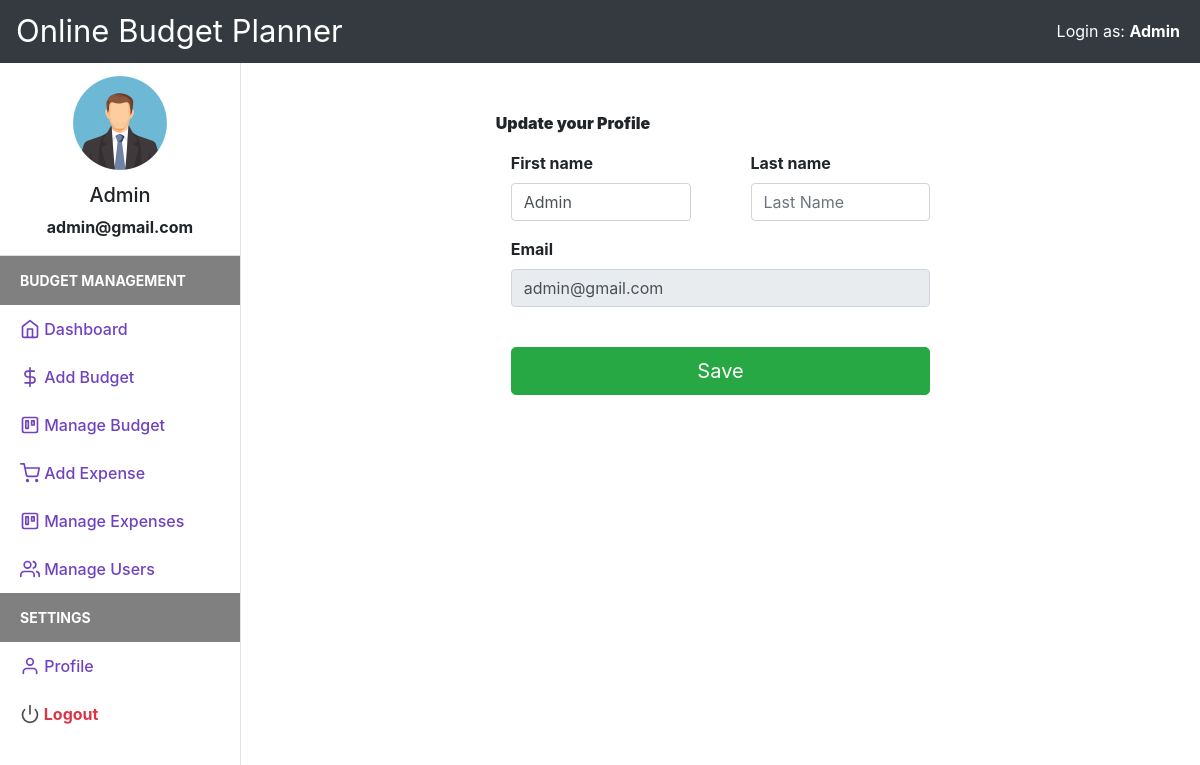
The app's page /profile.php (signed in) with its own data.
### tables this page shows
CREATE TABLE `users` (
  `user_id` int(11) NOT NULL,
  `firstname` varchar(50) NOT NULL,
  `lastname` varchar(25) NOT NULL,
  `email` varchar(50) NOT NULL,
  `password` varchar(50) NOT NULL,
  `status` varchar(20) DEFAULT 'Inactive',
  `userType` varchar(10) DEFAULT 'User'
);

### session.php (called while the page is built, shortened)
<?php
include("config.php");
$sess_email = $_SESSION["email"];
$sql = "SELECT * FROM users WHERE email = '$sess_email'";
$result = $con->query($sql);
if ($result->num_rows > 0) {
  while($row = $result->fetch_assoc()) {
    $firstname = $row["firstname"];
    $lastname = $row["lastname"];
    $username =$row["firstname"]." ".$row["lastname"];
    $useremail=$row["email"];
    $usertype=$row["userType"];
  }
} else {
    $userid="XYZ";
    $username ="No User";
    $useremail="mailid@domain.com";
    $userprofile="Uploads/default_profile.png";
}
?>

### profile.php (the view, shortened to what this page needs)
<?php
include("session.php");
include("header.php");
?>
<!DOCTYPE html>
<html lang="en">
<head>
    <link href="css/bootstrap.min.css" rel="stylesheet">
    <link href="css/style.css" rel="stylesheet">
</head>
<body>
    <div class="d-flex" id="wrapper">
         <?php
include("navbar.php");
 ?>
        <div id="page-content-wrapper">
            <div class="container-fluid">
                <div class="row justify-content-center">
                    <div class="col-md-6">
                        <p class="mt-5 mb-3"><b>Update your Profile</b></p>
                        <form class="form" action="" method="post" id="registrationForm" autocomplete="off">
                            <div class="row">
                                <div class="col">
                                    <div class="form-group">
                                        <div class="col-md">
                                            <label for="first_name">
                                                First name
                                            </label>
                                            <input type="text" class="form-control" name="first_name" id="first_name" placeholder="First Name" value="<?php echo $firstname; ?>">
                                        </div>
                                    </div>
                                </div>
                                <div class="col">
                                    <div class="form-group">
                                        <div class="col-md">
                                            <label for="last_name">
                                                Last name
                                            </label>
                                            <input type="text" class="form-control" name="last_name" id="last_name" value="<?php echo $lastname; ?>" placeholder="Last Name">
                                        </div>
                                    </div>
                                </div>
                            </div>
                            <div class="form-group">
                                <div class="col-md">
                                    <label for="email">
                                        Email
                                    </label>
                                    <input type="email" class="form-control" name="email" id="email" value="<?php echo $useremail; ?>" disabled>
                                </div>
                            </div>
                            <div class="form-group">
                                <div class="col-md">
                                    <br>
                                    <button class="btn btn-block btn-lg btn-success" name="save" type="submit">Save</button>
                                </div>
                            </div>
                        </form>
                    </div>
                </div>
            </div>
        </div>
    </div>
</body>
</html>

### header.php
<nav class="navbar navbar-expand-lg  bg-dark navbar-dark ">
<div style="font-size:31px;color:white;">Online Budget Planner</div>
<div style="position:absolute;right:20px;color:white;">
<?php echo empty($usertype)?"":"Login as: <b>".$usertype ?>
</div>
</nav>

### navbar.php
<div class="border-right" id="sidebar-wrapper" style="width:300px;">
            <div class="user">
                <img class="img img-fluid rounded-circle" src="uploads/profile1.jpg" width="120">
                <h5><?php echo $username ?></h5>
                <p><?php echo $useremail ?></p>
            </div>
            <div class="sidebar-heading" style="background:gray;color:white;">Budget Management</div>
            <div class="list-group list-group-flush">
                <a href="index.php" class="list-group-item list-group-item-action sidebar-active"><span data-feather="home"></span> Dashboard</a>
                <a href="add_income.php" class="list-group-item list-group-item-action sidebar-active"><span data-feather="dollar-sign"></span> Add Budget</a>
                <a href="manage_income.php" class="list-group-item list-group-item-action sidebar-active"><span data-feather="trello"></span> Manage Budget</a>
                <a href="add_expense.php" class="list-group-item list-group-item-action sidebar-active"><span data-feather="shopping-cart"></span> Add Expense</a>
                <a href="manage_expense.php" class="list-group-item list-group-item-action sidebar-active"><span data-feather="trello"></span> Manage Expenses</a>
               <?php if($usertype=="Admin"){ ?>
                <a href="manage_user.php" class="list-group-item list-group-item-action sidebar-active"><span data-feather="users"></span> Manage Users</a>
           <?php } ?>
            </div>
            <div class="sidebar-heading" style="background:gray;color:white;">Settings </div>
            <div class="list-group list-group-flush">
                <a href="profile.php" class="list-group-item list-group-item-action sidebar-active"><span data-feather="user"></span> Profile</a>
                <a href="logout.php" class="list-group-item list-group-item-action text-danger"><span  data-feather="power"></span> Logout</a>
            </div>
        </div>

### css/style.css (style rules this page uses)
body { background-color: #EFEFEF; }
.feather { width: 20px; height: 20px; stroke: #4D4D4D; stroke-width: 2; stroke-linecap: round; stroke-linejoin: round; fill: none; vertical-align: text-bottom; }
.list-group { background-color: #FFFFFF; }
.list-group-item { border:none; }
.user { text-align: center; border-bottom: 1px solid #ddd; }
.user img { padding: 10px; }
.sidebar-active { color: #6f42c1; font-weight: 500; }
.sidebar-active .feather { stroke: #6f42c1; font-weight: 500; }
#wrapper { overflow-x: hidden; background-color: #fff; }
#sidebar-wrapper { min-height: 100vh; margin-left: -15rem; -webkit-transition: margin .25s ease-out; -moz-transition: margin .25s ease-out; -o-transition: margin .25s ease-out; transition: margin .25s ease-out; }
#sidebar-wrapper .sidebar-heading { padding: 0.875rem 1.25rem; font-size: 14px; font-weight: bold; text-transform: uppercase; color: #999; }
#sidebar-wrapper .list-group { width: 15rem; }
#page-content-wrapper { min-width: 100vw; }
@media (min-width: 768px) { #sidebar-wrapper { margin-left: 0; } }
@media (min-width: 768px) { #page-content-wrapper { min-width: 0; width: 100%; } }
.container-fluid { margin-right: 20px; }

### records on screen
users: userType "Admin", username "Admin", email "admin@gmail.com", first_name "Admin"
